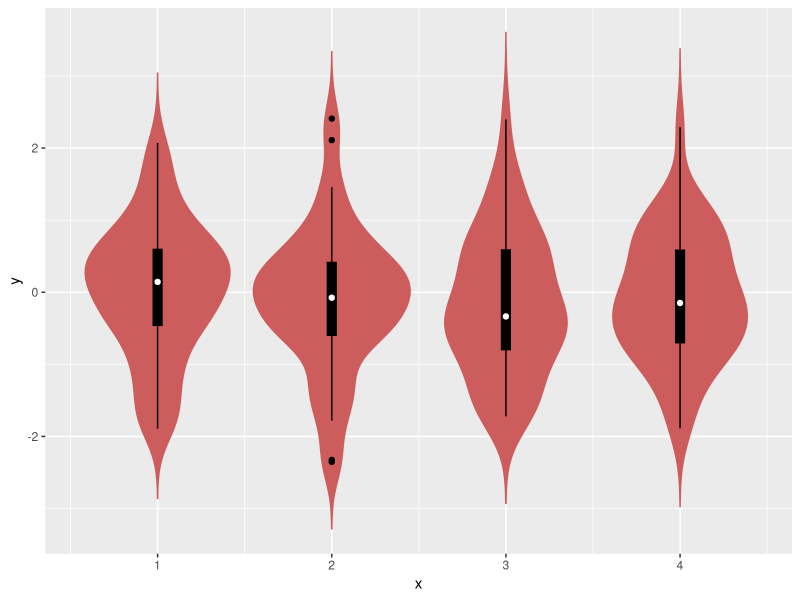

Write the R code that produced this figure.
# --------------------------------------------------------------
# Suggestive violin/box plots, inspired by https://xkcd.com/1967
# --------------------------------------------------------------

require(ggplot2)

geom_suggestive <- function(violin.color = "indianred", box.color = "black", median.color = "white") {
  list(
    geom_violin(trim = FALSE, fill = violin.color, col = violin.color),
    geom_boxplot(width = 0.05, fill = box.color, col = box.color),
    stat_summary(fun = median, geom = "point", col = median.color)
  )
}

# --------------------------------------------------------------

# Data set for testing
num.plots <- 4
num.data.per.plot <- 50
df.test <- data.frame(x = rep(1:num.plots, each = num.data.per.plot), y = rnorm(num.plots*num.data.per.plot))

# Test
ggplot(df.test, aes(x, y, group = x)) + geom_suggestive()

# --------------------------------------------------------------
